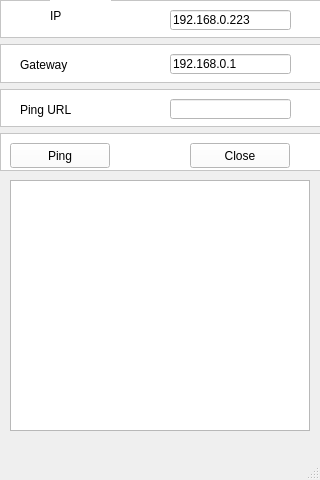
<?xml version="1.0" encoding="UTF-8"?>
<ui version="4.0">
 <class>ETHERNET</class>
 <widget class="QMainWindow" name="ETHERNET">
  <property name="geometry">
   <rect>
    <x>0</x>
    <y>0</y>
    <width>320</width>
    <height>480</height>
   </rect>
  </property>
  <property name="windowTitle">
   <string>MainWindow</string>
  </property>
  <widget class="QWidget" name="centralwidget">
   <widget class="QTextEdit" name="result">
    <property name="geometry">
     <rect>
      <x>10</x>
      <y>180</y>
      <width>300</width>
      <height>251</height>
     </rect>
    </property>
   </widget>
   <widget class="QWidget" name="layoutWidget">
    <property name="geometry">
     <rect>
      <x>0</x>
      <y>0</y>
      <width>321</width>
      <height>171</height>
     </rect>
    </property>
    <layout class="QVBoxLayout" name="verticalLayout">
     <item>
      <widget class="QFrame" name="frame">
       <property name="styleSheet">
        <string notr="true">background-color: white;</string>
       </property>
       <property name="frameShape">
        <enum>QFrame::StyledPanel</enum>
       </property>
       <property name="frameShadow">
        <enum>QFrame::Raised</enum>
       </property>
       <widget class="QLabel" name="label_ip">
        <property name="geometry">
         <rect>
          <x>50</x>
          <y>0</y>
          <width>61</width>
          <height>31</height>
         </rect>
        </property>
        <property name="styleSheet">
         <string notr="true">font: 13pt &quot;Ubuntu&quot;;</string>
        </property>
        <property name="text">
         <string>IP</string>
        </property>
       </widget>
       <widget class="QLineEdit" name="ip_address">
        <property name="geometry">
         <rect>
          <x>170</x>
          <y>10</y>
          <width>121</width>
          <height>20</height>
         </rect>
        </property>
        <property name="styleSheet">
         <string notr="true">font: 13pt &quot;Ubuntu&quot;;</string>
        </property>
        <property name="text">
         <string>192.168.0.223</string>
        </property>
       </widget>
      </widget>
     </item>
     <item>
      <widget class="QFrame" name="frame_2">
       <property name="styleSheet">
        <string notr="true">background-color: white;</string>
       </property>
       <property name="frameShape">
        <enum>QFrame::StyledPanel</enum>
       </property>
       <property name="frameShadow">
        <enum>QFrame::Raised</enum>
       </property>
       <widget class="QLabel" name="label_gateway">
        <property name="geometry">
         <rect>
          <x>20</x>
          <y>10</y>
          <width>111</width>
          <height>21</height>
         </rect>
        </property>
        <property name="styleSheet">
         <string notr="true">font: 14pt &quot;Ubuntu&quot;;</string>
        </property>
        <property name="text">
         <string>Gateway</string>
        </property>
       </widget>
       <widget class="QLineEdit" name="gateway">
        <property name="geometry">
         <rect>
          <x>170</x>
          <y>10</y>
          <width>121</width>
          <height>20</height>
         </rect>
        </property>
        <property name="styleSheet">
         <string notr="true">font: 13pt &quot;Ubuntu&quot;;</string>
        </property>
        <property name="text">
         <string>192.168.0.1</string>
        </property>
       </widget>
      </widget>
     </item>
     <item>
      <widget class="QFrame" name="frame_3">
       <property name="styleSheet">
        <string notr="true">background-color: white;</string>
       </property>
       <property name="frameShape">
        <enum>QFrame::StyledPanel</enum>
       </property>
       <property name="frameShadow">
        <enum>QFrame::Raised</enum>
       </property>
       <widget class="QLabel" name="label_ping_url">
        <property name="geometry">
         <rect>
          <x>20</x>
          <y>10</y>
          <width>111</width>
          <height>21</height>
         </rect>
        </property>
        <property name="styleSheet">
         <string notr="true">font: 14pt &quot;Ubuntu&quot;;</string>
        </property>
        <property name="text">
         <string>Ping URL</string>
        </property>
       </widget>
       <widget class="QLineEdit" name="ping_url">
        <property name="geometry">
         <rect>
          <x>170</x>
          <y>10</y>
          <width>121</width>
          <height>20</height>
         </rect>
        </property>
        <property name="styleSheet">
         <string notr="true">font: 13pt &quot;Ubuntu&quot;;</string>
        </property>
        <property name="text">
         <string/>
        </property>
       </widget>
      </widget>
     </item>
     <item>
      <widget class="QFrame" name="frame_4">
       <property name="styleSheet">
        <string notr="true">background-color: white;</string>
       </property>
       <property name="frameShape">
        <enum>QFrame::StyledPanel</enum>
       </property>
       <property name="frameShadow">
        <enum>QFrame::Raised</enum>
       </property>
       <widget class="QPushButton" name="ping_button">
        <property name="geometry">
         <rect>
          <x>10</x>
          <y>10</y>
          <width>100</width>
          <height>25</height>
         </rect>
        </property>
        <property name="styleSheet">
         <string notr="true">font: 14pt &quot;Ubuntu&quot;;</string>
        </property>
        <property name="text">
         <string>Ping</string>
        </property>
       </widget>
       <widget class="QPushButton" name="close_ethernet">
        <property name="geometry">
         <rect>
          <x>190</x>
          <y>10</y>
          <width>100</width>
          <height>25</height>
         </rect>
        </property>
        <property name="styleSheet">
         <string notr="true">font: 14pt &quot;Ubuntu&quot;;</string>
        </property>
        <property name="text">
         <string>Close</string>
        </property>
       </widget>
      </widget>
     </item>
    </layout>
   </widget>
  </widget>
  <widget class="QMenuBar" name="menubar">
   <property name="geometry">
    <rect>
     <x>0</x>
     <y>0</y>
     <width>320</width>
     <height>25</height>
    </rect>
   </property>
  </widget>
  <widget class="QStatusBar" name="statusbar"/>
 </widget>
 <resources/>
 <connections/>
</ui>
